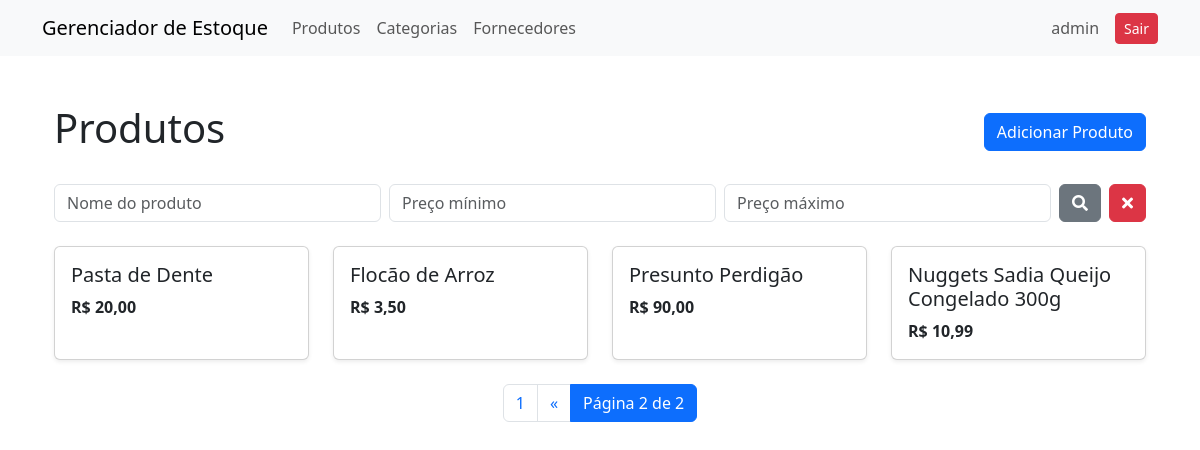
The page /estoque/produtos/page/2/ (signed in) on the database as committed earlier.
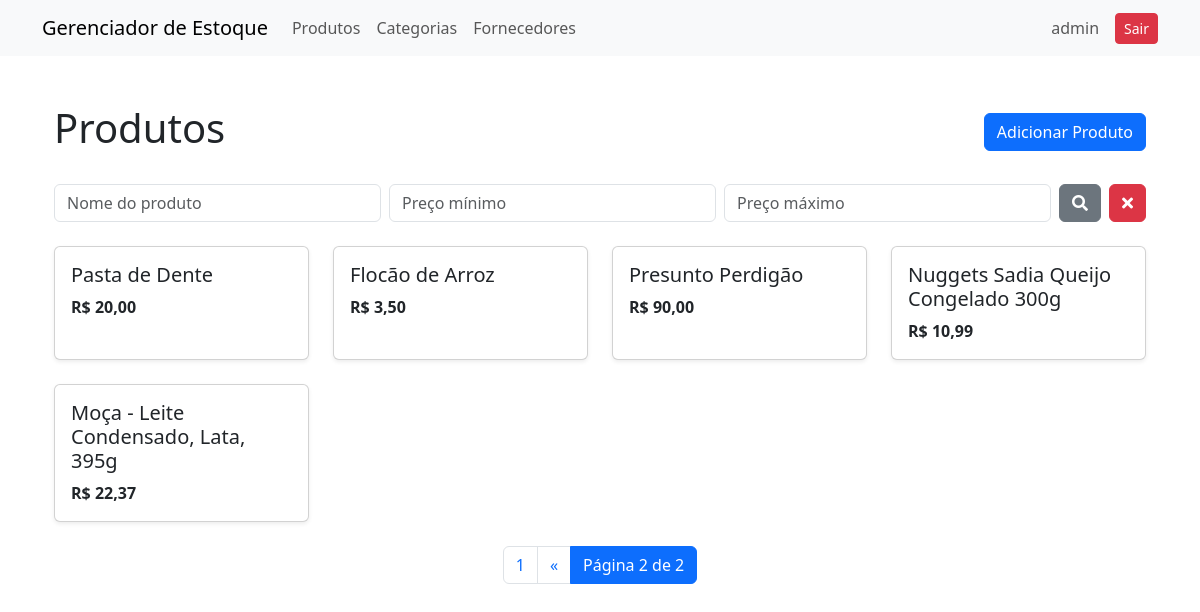
The same page on the database as committed later.
### estoque/models.py (models this page shows, shortened)
class Produto(models.Model):
    nome = models.CharField(max_length=250)
    codigo = models.CharField(max_length=15, unique=True)
    descricao = models.TextField(null=True, blank=True)
    preco = models.DecimalField(max_digits=10, decimal_places=2)
    quantidade_estoque = models.IntegerField()
    data_criacao = models.DateTimeField(auto_now_add=True)
    categorias = models.ManyToManyField(Categoria)
    fornecedor = models.ForeignKey(Fornecedor, on_delete=models.CASCADE, default=None)

### estoque/views/produtos.py (the view)
# urls.py: path('produtos/', ProdutoListView.as_view(), name="produtos"),
class ProdutoListView(LoginRequiredMixin, ListView):
    model = Produto
    template_name = "produto.html"
    context_object_name = "produtos"
    paginate_by = 5
    def get_queryset(self):
        q_nome = self.request.GET.get("nome", "")
        q_p_min = self.request.GET.get("p_min")
        q_p_max = self.request.GET.get("p_max")
        object_list = self.model.objects.all()
        if q_nome:
            object_list = object_list.filter(nome__icontains=q_nome)
        if q_p_min:
            object_list = object_list.filter(preco__gte=float(q_p_min))
        if q_p_max:
            object_list = object_list.filter(preco__lte=float(q_p_max))
        return object_list

### estoque/templates/produto.html (shortened to what this page needs)
{% extends 'base.html' %}
{% block content %}
<div class="container my-5">
    <div class="d-flex align-items-center justify-content-between mb-4">
        <h1>Produtos</h1>
        <a class="btn btn-primary" href="{% url 'produto-create' %}" role="button">Adicionar Produto</a>
    </div>
    <div class="mb-4">
        <form action="{% url 'produtos' %}" method="get" class="d-flex gap-2">
            <input type="text" name="nome" class="form-control" placeholder="Nome do produto"
                value="{{ request.GET.nome }}">
            <input type="number" name="p_min" step="0.01" class="form-control" placeholder="Preço mínimo"
                value="{{ request.GET.p_min }}">
            <input type="number" name="p_max" step="0.01" class="form-control" placeholder="Preço máximo"
                value="{{ request.GET.p_max }}">
            <button type="submit" class="btn btn-secondary">
                <i class="fas fa-search"></i>
            </button>
            <a href="{% url 'produtos' %}" class="btn btn-danger">
                <i class="fas fa-times"></i>
            </a>
        </form>
    </div>
    <div class="row row-cols-1 row-cols-sm-2 row-cols-md-3 row-cols-lg-4 g-4">
        {% for produto in produtos %}
        <div class="col">
            <a href="{% url 'produto-detail' produto.id %}" class="text-decoration-none text-dark">
                <div class="card h-100 shadow-sm">
                    <div class="card-body">
                        <h5 class="card-title">{{ produto.nome }}</h5>
                        <p class="card-text fw-bold">R$ {{ produto.preco }}</p>
                    </div>
                </div>
            </a>
        </div>
        {% empty %}
        <p class="text-muted">Nenhum produto encontrado.</p>
        {% endfor %}
    </div>
    <div class="d-flex justify-content-center mt-4">
        <nav>
            <ul class="pagination">
                {% if page_obj.has_previous %}
                <li class="page-item">
                    <a class="page-link"
                        href="{% url 'produtos-list-paginated' 1 %}{% if request.GET %}?{{ request.GET.urlencode }}{% endif %}">1</a>
                </li>
                <li class="page-item">
                    <a class="page-link"
                        href="{% url 'produtos-list-paginated' page_obj.previous_page_number %}{% if request.GET %}?{{ request.GET.urlencode }}{% endif %}">&laquo;</a>
                </li>
                {% endif %}
                <li class="page-item active">
                    <span class="page-link">Página {{ page_obj.number }} de {{ page_obj.paginator.num_pages }}</span>
                </li>
            </ul>
        </nav>
    </div>
</div>
{% endblock %}

### estoque/templates/base.html (shortened to what this page needs)
<!DOCTYPE html>
<html lang="en">
<head>
    <link href="https://cdn.jsdelivr.net/npm/bootstrap@5.3.3/dist/css/bootstrap.min.css" rel="stylesheet"
>
    <link href="https://cdnjs.cloudflare.com/ajax/libs/font-awesome/5.15.4/css/all.min.css" rel="stylesheet">
</head>
<body>
    <nav class="navbar navbar-expand-lg navbar-light bg-light">
        <div class="container">
            <a class="navbar-brand" href="#">Gerenciador de Estoque</a>
            <div class="collapse navbar-collapse" id="navbarNav">
                <ul class="navbar-nav me-auto">
                    <li class="nav-item">
                        <a class="nav-link" href="{% url 'produtos' %}">Produtos</a>
                    </li>
                    <li class="nav-item">
                        <a class="nav-link" href="{% url 'categorias' %}">Categorias</a>
                    </li>
                    <li class="nav-item">
                        <a class="nav-link" href="{% url 'fornecedores' %}">Fornecedores</a>
                    </li>
                </ul>
                {% if request.user.is_authenticated %}
                <span class="navbar-text me-3">
                    {{ request.user.username }}
                </span>
                <form method="post" action="{% url 'logout' %}">
                    <button type="submit" class="btn btn-danger btn-sm">Sair</button>
                </form>
                {% endif %}
            </div>
        </div>
    </nav>
    <div class="container mt-4">
        {% block content %}
        {% endblock %}
    </div>
</body>
</html>

Rows that differ between the two databases and show on the page:
added Produto: nome "Moça - Leite Condensado, Lata, 395g", preco "22,37"
